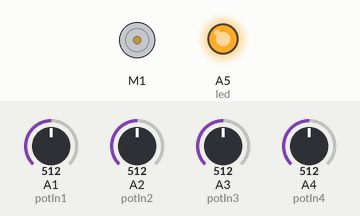
A sketch run on a simulated Arduino Uno, built with avr-gcc and run on an emulated ATmega328P. Shown: DC motor (green arrow = forward, orange = backward, longer = faster), output pins drawn as LEDs (lit = HIGH). Inputs (shaded band) come from the test bench; at power-on: A1 (potIn1) = 512, A2 (potIn2) = 512, A3 (potIn3) = 512, A4 (potIn4) = 512. What the sketch prints to the serial monitor is not drawn.

Above: at 0.1 s.
Timing chart, 0 to 1.6 s (numbered marks = the images above):
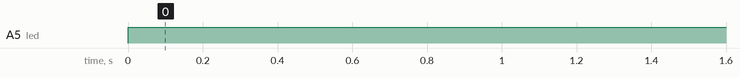

The sketch:

Read_Potentiometer.ino
```cpp
/*** Read Potentiometer ***/

#include <AFMotor.h>

#define potIn1 A1
#define potIn2 A2
#define potIn3 A3
#define potIn4 A4
#define led A5
int val1 =0;
int val2 =0;
int val3 =0;
int val4 =0;

//AF_DCMotor motor(2, MOTOR12_64KHZ);
AF_DCMotor motor(1);

void setup() {
  Serial.begin(9600);

  motor.setSpeed(200);
}

void loop() {
  analogWrite(led,1000);
  val1 = analogRead(potIn1);
  val2 = analogRead(potIn2);
  val3 = analogRead(potIn3);
  val4 = analogRead(potIn4);

  // theoretical values 0-1023
  // real values     (min-max , center)

  Serial.print(val1); // 333-673 , 490
  Serial.print('\t');
  Serial.print(val2); // 0-1022 , 514
  Serial.print('\t');
  Serial.print(val3); // 0-693 , 416
  Serial.print('\t');
  Serial.print(val4); // 148-778 , 528
  Serial.print('\n');
  delay(500);

  /*motor.run(FORWARD);      // forward
  delay(1000);
  motor.run(BACKWARD);     // backward
  delay(1000);
  motor.run(RELEASE);      // stop
  delay(1000);*/
}
```

Measured:
- by itself, A5 (led): LOW → HIGH at 0.00 s
